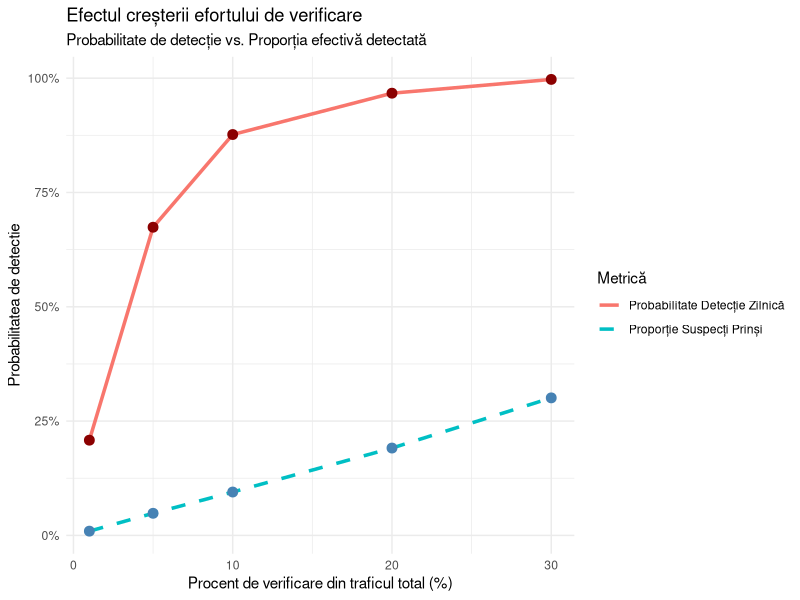
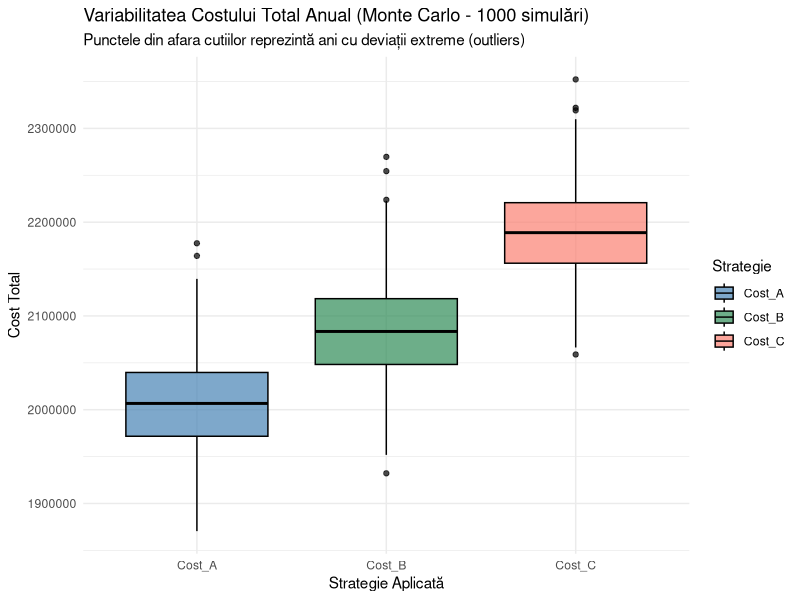

Write the R code that produced these figures, in order.
# Instalare pachete (dacă nu le aveți deja)
# install.packages(c("tidyverse", "patchwork"))

library(tidyverse)
library(patchwork)

# Setăm seed-ul pentru ca rezultatele să fie identice la fiecare rulare
set.seed(2026)

# ==============================================================================
# 1 & 2. PARAMETRII GENERALI ȘI GENERAREA TRAFICULUI
# ==============================================================================
zile_an <- 365
media_zilnica <- 5000 
dispersia_nb <- 5 # Parametru pentru a crea fluctuații mari de trafic (zile foarte aglomerate)

# --- ANALIZA COSTURILOR (Parametri) ---
# Alocăm un cost per verificare și o penalizare mai mare pentru fiecare suspect nedetectat
cost_verificare <- 2      
cost_nedetectat <- 200    

# Generăm traficul total pentru un an (Folosim Binomială Negativă)
total_cereri <- rnbinom(zile_an, size = dispersia_nb, mu = media_zilnica)

# ==============================================================================
# 3 & 4. FUNCȚIA DE SIMULARE (Pentru scenariile p și Strategii)
# ==============================================================================
simuleaza_scenariu <- function(p_suspect) {
  
  # Generăm cererile suspecte din traficul total (Distribuție Binomială)
  cereri_suspecte <- rbinom(zile_an, size = total_cereri, prob = p_suspect)
  cereri_normale  <- total_cereri - cereri_suspecte
  
  # --- STRATEGIA A: Aleatoare Simplă (Fix 10% din trafic) ---
  pct_fix <- 0.10
  verificate_A <- round(total_cereri * pct_fix)
  
  # --- STRATEGIA B: Adaptivă ---
  # Verificăm 5% în zilele liniștite și 20% în zilele cu trafic mai mare decât media
  pct_adaptiv <- ifelse(total_cereri > mean(total_cereri), 0.20, 0.05)
  verificate_B <- round(total_cereri * pct_adaptiv)


  # STRATEGIA C: Numar maxim de cereri verificate
  nr_maxim_cereri <- 1000
  verificate_C <- min(nr_maxim_cereri, total_cereri)
  
  # --- DETECȚIE (Distribuție Hipergeometrică - extragere fără revenire) ---
  # rhyper(nr_zile, bile_albe(suspecte), bile_negre(normale), extrageri)
  detectate_A <- rhyper(zile_an, cereri_suspecte, cereri_normale, verificate_A)
  nedetectate_A <- cereri_suspecte - detectate_A
  
  detectate_B <- rhyper(zile_an, cereri_suspecte, cereri_normale, verificate_B)
  nedetectate_B <- cereri_suspecte - detectate_B

  detectate_C <- rhyper(zile_an, cereri_suspecte, cereri_normale, verificate_C)
  nedetectate_C <- cereri_suspecte - detectate_C
  
  # Asamblăm totul într-un dataframe
  data.frame(
    Ziua = 1:zile_an,
    Total_Cereri = total_cereri,
    Suspecte = cereri_suspecte,
    Normale = cereri_normale,
    P_Scenariu = as.factor(p_suspect),
    Verificate_A = verificate_A, Detectate_A = detectate_A, Nedetectate_A = nedetectate_A,
    Verificate_B = verificate_B, Detectate_B = detectate_B, Nedetectate_B = nedetectate_B,
    Verificate_C = verificate_C, Detectate_C = detectate_C, Nedetectate_C = nedetectate_C
  )
}

# Rulăm simularea pentru cele 3 scenarii cerute
scenarii <- c(0.001, 0.005, 0.02)
# map_dfr aplică funcția pe fiecare probabilitate și lipește tabelele rezultate
date_simulare <- map_dfr(scenarii, simuleaza_scenariu)

# Transformăm formatul datelor ("long format") pentru a putea grupa strategiile A și B
date_long <- date_simulare %>%
  pivot_longer(
    cols = matches("_[ABC]$"), 
    names_to = c(".value", "Strategie"), 
    names_pattern = "(.*)_(.)"
  )

# ==============================================================================
# 5. CALCULUL METRICILOR (pe Scenariu și Strategie)
# ==============================================================================
metrici <- date_long %>%
  group_by(P_Scenariu, Strategie) %>%
  summarise(
    # Prob. empirică de a detecta cel puțin 1 pe zi (Zile cu detecție / 365)
    Prob_Detectie_1_Zi = mean(Detectate > 0),
    
    # Proporții (evităm împărțirea la 0 pentru zilele perfect curate)
    Prop_Medie_Detectate = mean(ifelse(Suspecte == 0, 0, Detectate / Suspecte)),
    Prop_Medie_Nedetectate = mean(ifelse(Suspecte == 0, 0, Nedetectate / Suspecte)),
    Medie_Verificari = mean(Verificate),
    
    # INDICATOR DE EFICIENȚĂ PROPUS: "Randamentul Detecției"
    Eficienta = Prop_Medie_Detectate / mean(Verificate / Total_Cereri),
    
    # ANALIZA COSTURILOR
    Cost_Verificari = sum(Verificate) * cost_verificare,
    Cost_Penalizari = sum(Nedetectate) * cost_nedetectat,
    Cost_Total = Cost_Verificari + Cost_Penalizari,
    .groups = "drop"
  )

print("--- Tabel Metrici de Performanta (Inclusiv Costuri) ---")
print(metrici %>% select(P_Scenariu, Strategie, Cost_Verificari, Cost_Penalizari, Cost_Total))

# ==============================================================================
# 6. REPREZENTĂRI GRAFICE (Folosim p=0.005 pentru claritate)
# ==============================================================================
date_plot <- date_long %>% filter(P_Scenariu == "0.005")

# 6.1 Histograma cererilor suspecte zilnice
plot_suspecte <- ggplot(date_plot, aes(x = Suspecte)) +
  geom_histogram(fill = "tomato", color = "black", binwidth = 2) +
  theme_minimal() +
  labs(title = "Distribuția cererilor suspecte/zi (p=0.005)", x = "Nr. Cereri Suspecte", y = "Frecvență (Zile)")

# 6.2 Histograma detectărilor (Comparativ A vs B)
plot_detectate <- ggplot(date_plot, aes(x = Detectate, fill = Strategie)) +
  geom_histogram(position = "identity", alpha = 0.6, binwidth = 1, color="black") +
  theme_minimal() +
  scale_fill_manual(values = c("A" = "steelblue", "B" = "seagreen", "C" = "salmon")) +
  labs(title = "Cererile Suspecte Detectate (A=Fix(Procent), B=Adaptiv, C=Fix(Numar)", x = "Nr. Detectări", y = "Frecvență")

# 6.3 Evoluția zilnică (Afișăm doar primele 60 de zile pentru lizibilitate)
plot_evolutie <- ggplot(date_plot %>% filter(Ziua <= 60), aes(x = Ziua)) +
  geom_line(aes(y = Suspecte, color = "Total Suspecte"), linewidth = 1, linetype="dashed") +
  geom_line(aes(y = Detectate, color = Strategie), linewidth = 1) +
  theme_minimal() +
  scale_color_manual(values = c("Total Suspecte" = "red", "A" = "steelblue", "B" = "seagreen", "C" = "salmon")) +
  labs(title = "Evoluția Zilnică (Primele 60 zile)", x = "Ziua din an", y = "Număr Cereri")

# 6.4 Grafic Comparativ - Indicatorul de Eficiență pe toate cele 3 scenarii
plot_eficienta <- ggplot(metrici, aes(x = P_Scenariu, y = Eficienta, fill = Strategie)) +
  geom_col(position = "dodge", color="black") +
  theme_minimal() +
  scale_fill_manual(values = c("A" = "steelblue", "B" = "seagreen", "C" = "salmon")) +
  labs(title = "Eficiența Strategiilor (Randament)", x = "Probabilitate (p)", y = "Indicator Eficiență")

# 6.5 Grafic Comparativ - Cost Total
plot_cost <- ggplot(metrici, aes(x = P_Scenariu, y = Cost_Total, fill = Strategie)) +
  geom_col(position = "dodge", color="black") +
  theme_minimal() +
  scale_fill_manual(values = c("A" = "steelblue", "B" = "seagreen", "C" = "salmon")) +
  labs(title = "Costul Total (Verificări + Penalizări)", x = "Probabilitate (p)", y = "Cost Total")

# (plot_suspecte | plot_detectate) / (plot_evolutie | plot_eficienta) / plot_cost

# ==============================================================================
# 7. SIMULAREA PENTRU MULTIPLE PROCENTE DE VERIFICARE
# ==============================================================================

p_suspect_test <- 0.005 
cereri_suspecte_globale <- rbinom(zile_an, size = total_cereri, prob = p_suspect_test)
cereri_normale_globale  <- total_cereri - cereri_suspecte_globale

# Definim vectorul de procente cerut
procente_verificare <- c(0.01, 0.05, 0.10, 0.20, 0.30)

# Aplicăm o funcție iterativă (map_dfr) pentru a calcula metricile fiecărui procent
rezultate_procente <- map_dfr(procente_verificare, function(pct) {
  
  # Calculăm câte cereri sunt verificate efectiv pe zi
  verificate <- round(total_cereri * pct)
  
  # Simulăm detecția folosind variabilele globale corectate
  detectate <- rhyper(zile_an, cereri_suspecte_globale, cereri_normale_globale, verificate)
  
  # Returnăm un rând de tabel cu rezultatele
  data.frame(
    Procent_Verificare = paste0(pct * 100, "%"),
    Prob_Detectie_Min_1 = mean(detectate > 0),
    Proportie_Medie_Detectata = mean(ifelse(cereri_suspecte_globale == 0, 0, detectate / cereri_suspecte_globale))
  )
})

# Afișăm tabelul în consolă
print("--- Efectul creșterii procentului de verificare ---")
print(rezultate_procente)

# Transformăm coloana Procent în număr pentru grafic
grafic_data <- rezultate_procente %>%
  mutate(Procent_Numeric = as.numeric(gsub("%", "", Procent_Verificare)))

ggplot(grafic_data, aes(x = Procent_Numeric)) +
  geom_line(aes(y = Prob_Detectie_Min_1, color = "Probabilitate Detecție Zilnică"), linewidth = 1.2) +
  geom_point(aes(y = Prob_Detectie_Min_1), size = 3, color = "darkred") +
  geom_line(aes(y = Proportie_Medie_Detectata, color = "Proporție Suspecți Prinși"), linewidth = 1.2, linetype = "dashed") +
  geom_point(aes(y = Proportie_Medie_Detectata), size = 3, color = "steelblue") +
  theme_minimal() +
  scale_y_continuous(labels = scales::percent_format(accuracy = 1)) +
  labs(
    title = "Efectul creșterii efortului de verificare",
    subtitle = "Probabilitate de detecție vs. Proporția efectivă detectată",
    x = "Procent de verificare din traficul total (%)",
    y = "Probabilitatea de detectie",
    color = "Metrică"
  )


# 8. SIMULARE MONTE CARLO (Minim 1000 iteratii pentru a studia variabilitatea)
N_sim <- 1000
p_mc <- 0.005

rezultate_mc <- map_dfr(1:N_sim, function(i) {
  
  # Regenerăm traficul pentru fiecare iterație
  trafic_mc <- rnbinom(zile_an, size = dispersia_nb, mu = media_zilnica)
  suspecte_mc <- rbinom(zile_an, size = trafic_mc, prob = p_mc)
  normale_mc  <- trafic_mc - suspecte_mc
  
  # A: Strategie 10% Fix
  verificate_A <- round(trafic_mc * 0.10)
  detectate_A <- rhyper(zile_an, suspecte_mc, normale_mc, verificate_A)
  cost_A <- sum(verificate_A) * cost_verificare + sum(suspecte_mc - detectate_A) * cost_nedetectat
  
  # B: Strategie Adaptivă
  pct_adaptiv <- ifelse(trafic_mc > mean(trafic_mc), 0.20, 0.05)
  verificate_B <- round(trafic_mc * pct_adaptiv)
  detectate_B <- rhyper(zile_an, suspecte_mc, normale_mc, verificate_B)
  cost_B <- sum(verificate_B) * cost_verificare + sum(suspecte_mc - detectate_B) * cost_nedetectat
  
  # C: Numar maxim de cereri verificate
  verificate_C <- ifelse(trafic_mc > 1000, 1000, trafic_mc)
  detectate_C <- rhyper(zile_an, suspecte_mc, normale_mc, verificate_C)   
  cost_C <- sum(verificate_C) * cost_verificare + sum(suspecte_mc - detectate_C) * cost_nedetectat

  
  data.frame(Simulare = i, Cost_A = cost_A, Cost_B = cost_B, Cost_C = cost_C)
})

# Analiza mediilor și a variabilității (Deviația Standard)
rezumat_mc <- rezultate_mc %>%
  pivot_longer(cols = c(Cost_A, Cost_B, Cost_C), names_to = "Strategie", values_to = "Cost_Total") %>%
  group_by(Strategie) %>%
  summarise(
    Medie_Cost = mean(Cost_Total),
    Variabilitate_SD = sd(Cost_Total), # Deviația standard ne arată fluctuațiile
    Cost_Min = min(Cost_Total),
    Cost_Max = max(Cost_Total)
  )

print("--- Analiza Monte Carlo: Media și Variabilitatea Costurilor ---")
print(rezumat_mc)

# Generare Boxplot
ggplot(rezultate_mc %>% pivot_longer(cols = c(Cost_A, Cost_B,Cost_C), names_to = "Strategie", values_to = "Cost_Total"), 
       aes(x = Strategie, y = Cost_Total, fill = Strategie)) +
  geom_boxplot(alpha = 0.7, color = "black") +
  theme_minimal() +
  scale_fill_manual(values = c("Cost_A" = "steelblue", "Cost_B" = "seagreen", "Cost_C" = "salmon")) +
  labs(title = paste("Variabilitatea Costului Total Anual (Monte Carlo -", N_sim, "simulări)"),
       subtitle = "Punctele din afara cutiilor reprezintă ani cu deviații extreme (outliers)",
       x = "Strategie Aplicată", y = "Cost Total")
